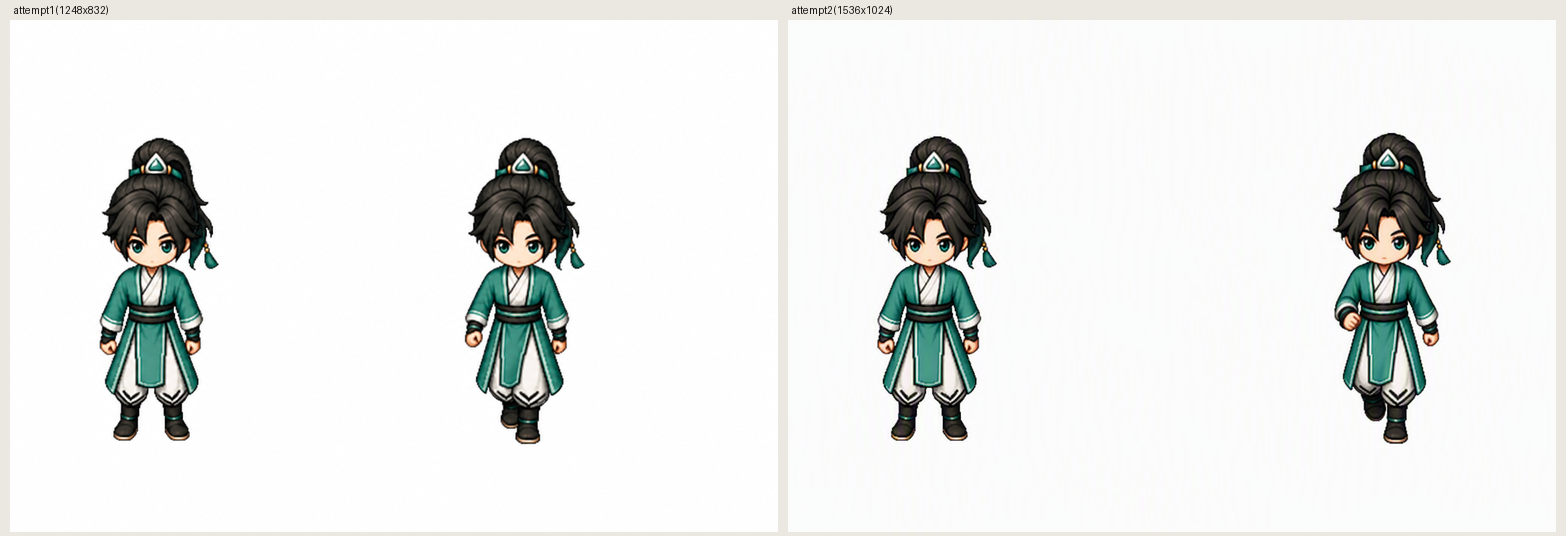
#> input picture assets/_trial_20260904/t45_batch1/diag_walk_down_1_raws.png, 1566 x 536 px
$ python check_left_v2.py diag_walk_down_1_raws.png contact_sheet_batch1.png 1.0
#> lines starting #> are read from the running program, lines starting #| are printed output that depends on the picture
#!/usr/bin/env python3
"""check_left v2（规范 §2.3 · 内容对齐版）：定位返回图左半区主体包络 → NEAREST 缩放至锚包络同尺寸 →
与锚帧包络逐像素 RGB 距离取均值，T=12 内=过。
用法: python3 check_left_v2.py <锚帧240x320.png> <返回图raw.png> [T]
几何说明：mxai gpt-image-2 受理 3:2 后保留"左角色+右角色"双格语义但会重排两格位置
（固定坐标裁剪必然错位），故按包络定位做内容对齐比较——门本意=验证左格内容（锚）未被改动。
"""
import os
import sys
from collections import deque

from PIL import Image

src_path, raw_path = sys.argv[1], sys.argv[2]
T = float(sys.argv[3]) if len(sys.argv) > 3 else 30.0  # Leo 09-04 校准 12→30（重绘地板 21.2/22.9 实测）
THRESH = 40  # 主体掩码：与纯白欧氏距离阈值

src = Image.open(src_path).convert("RGBA")
raw = Image.open(raw_path).convert("RGB")
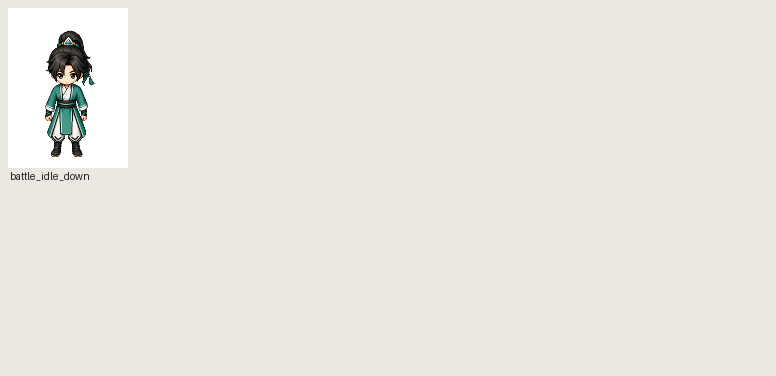
#> input picture assets/_trial_20260904/t45_batch1/contact_sheet_batch1.png, 776 x 376 px
#> raw is the input picture: PIL image 776x376 RGB; mean R, G, B 233.8, 231.2, 224.6
W, H = raw.size
#> W = 776; H = 376
region = raw.crop((0, 0, W // 2, H))
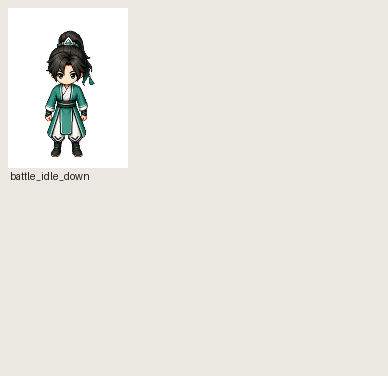
#> region: PIL image 388x376 RGB; mean R, G, B 232.7, 230.5, 224.2
rw, rh = region.size
#> rw = 388; rh = 376
px = list(region.getdata())
#> px = 145888 items
fg = bytearray(rw * rh)
for i, (r, g, b) in enumerate(px):
    if (255 - r) ** 2 + (255 - g) ** 2 + (255 - b) ** 2 > THRESH * THRESH:
        fg[i] = 1
seen = bytearray(rw * rh)
best = None
for start in range(rw * rh):
    if seen[start] or not fg[start]:
        continue
    seen[start] = 1
    q = deque([start])
    size = 0
    minx = maxx = start % rw
    miny = maxy = start // rw
    while q:
        i = q.popleft()
        size += 1
        x, y = i % rw, i // rw
        minx = min(minx, x); maxx = max(maxx, x)
        miny = min(miny, y); maxy = max(maxy, y)
        for n in ((i - 1) if x > 0 else -1, (i + 1) if x < rw - 1 else -1,
                  (i - rw) if y > 0 else -1, (i + rw) if y < rh - 1 else -1):
            if n >= 0 and fg[n] and not seen[n]:
                seen[n] = 1
                q.append(n)
    if best is None or size > best[0]:
        best = (size, (minx, miny, maxx + 1, maxy + 1))
if best is None:
    print("CHECK_LEFT_V2 FAIL 左半区无主体")
    sys.exit(2)

amask = src.getchannel("A").point(lambda v: 255 if v > 0 else 0)
#> amask: PIL image 1566x536 L; every value is 255
abox = amask.getbbox()
#> abox = (0, 0, 1566, 536)
tw, th = abox[2] - abox[0], abox[3] - abox[1]
#> tw = 1566; th = 536
crop = raw.crop(best[1]).resize((tw, th), Image.NEAREST)
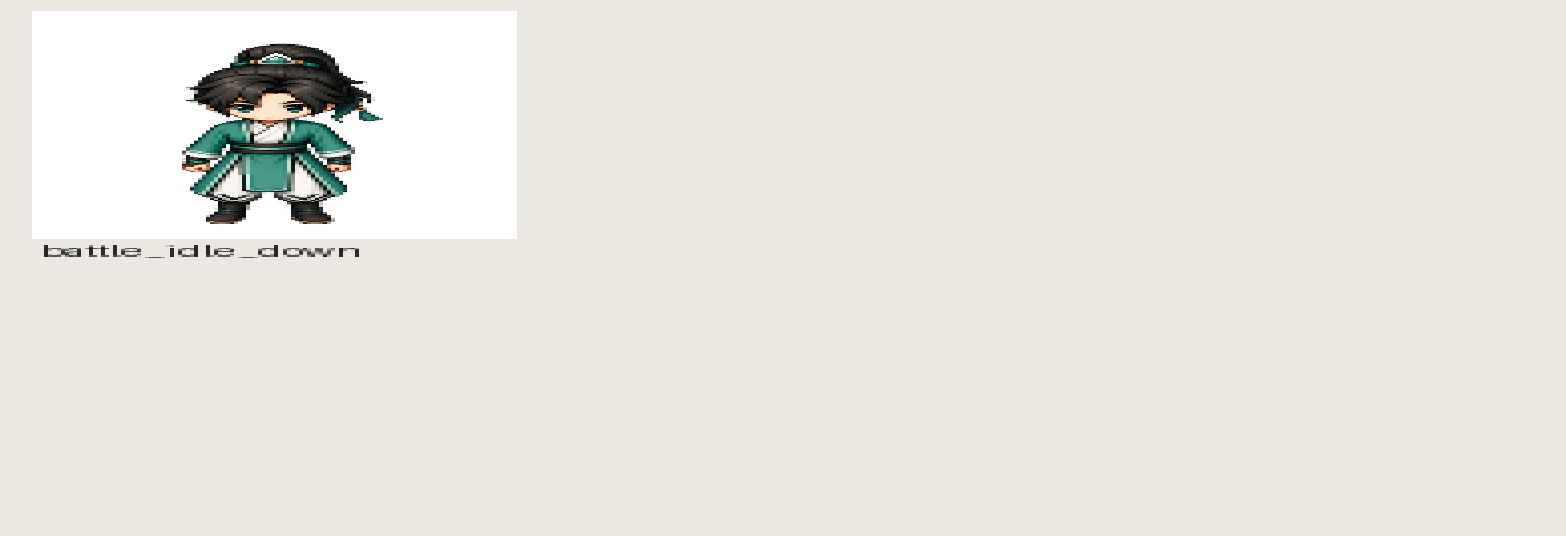
#> crop: PIL image 1566x536 RGB; mean R, G, B 232.7, 230.5, 224.2
# 锚透明像素底层 RGB=黑，必须先白底合成再取包络（黑污染会伪造 mean≈180）
aref = Image.alpha_composite(Image.new("RGBA", src.size, "WHITE"), src).crop(abox).convert("RGB")
#> aref is the input picture: PIL image 1566x536 RGB; mean R, G, B 232.7, 234.3, 232.9
sd, ld = list(aref.getdata()), list(crop.getdata())
total = 0.0
for (r1, g1, b1), (r2, g2, b2) in zip(sd, ld):
    total += ((r1 - r2) ** 2 + (g1 - g2) ** 2 + (b1 - b2) ** 2) ** 0.5
#> after the loop, total = 53801624.8
mean = total / len(sd)
#> mean = 64.1
ok = mean <= T
#> ok = False
print(f"CHECK_LEFT_V2 content_aligned mean_rgb_dist={mean:.3f} T={T} "
      f"{'PASS' if ok else 'FAIL'} raw_left_env={best[1]} anchor_env={abox} raw_size={raw.size}")
#| CHECK_LEFT_V2 content_aligned mean_rgb_dist=64.097 T=1.0 FAIL raw_left_env=(0, 0, 388, 376) anchor_env=(0, 0, 1566, 536) raw_size=(776, 376)
#> (the run stopped early here; a loop or call above may not have finished)
